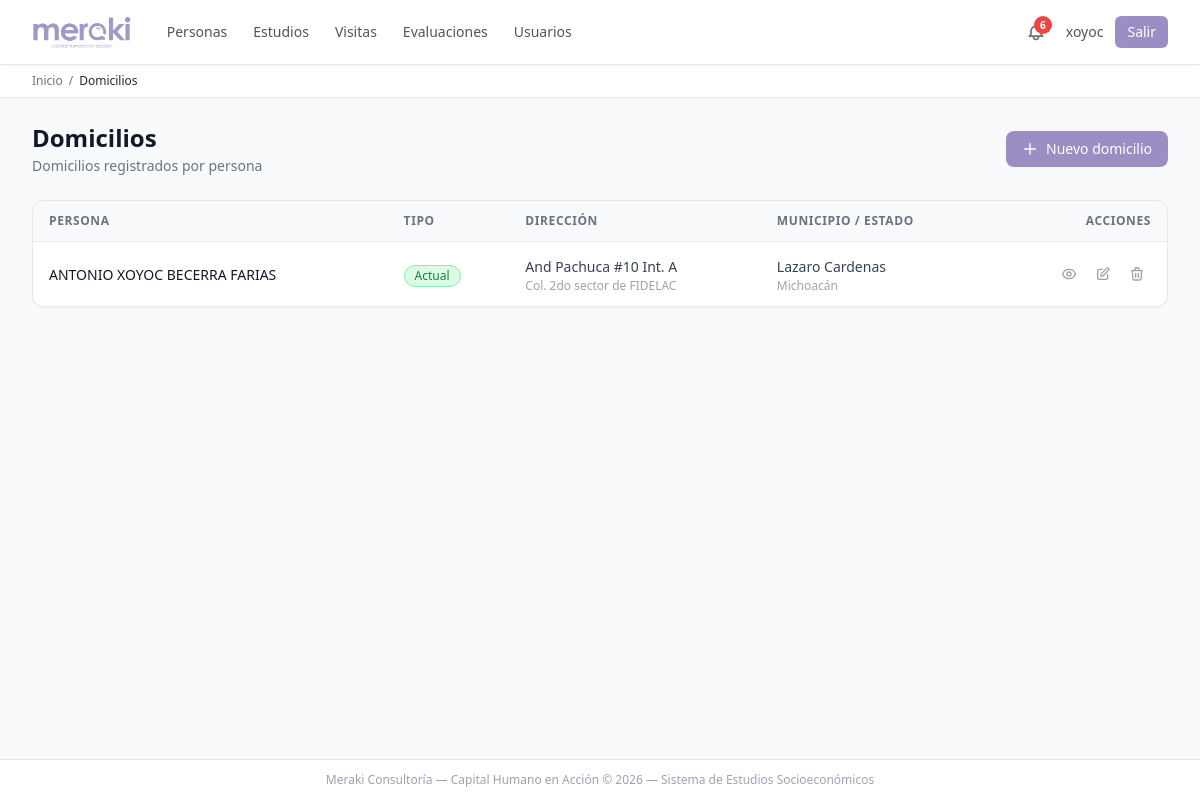
Page /domicilios/ (signed in) on the earlier database version.
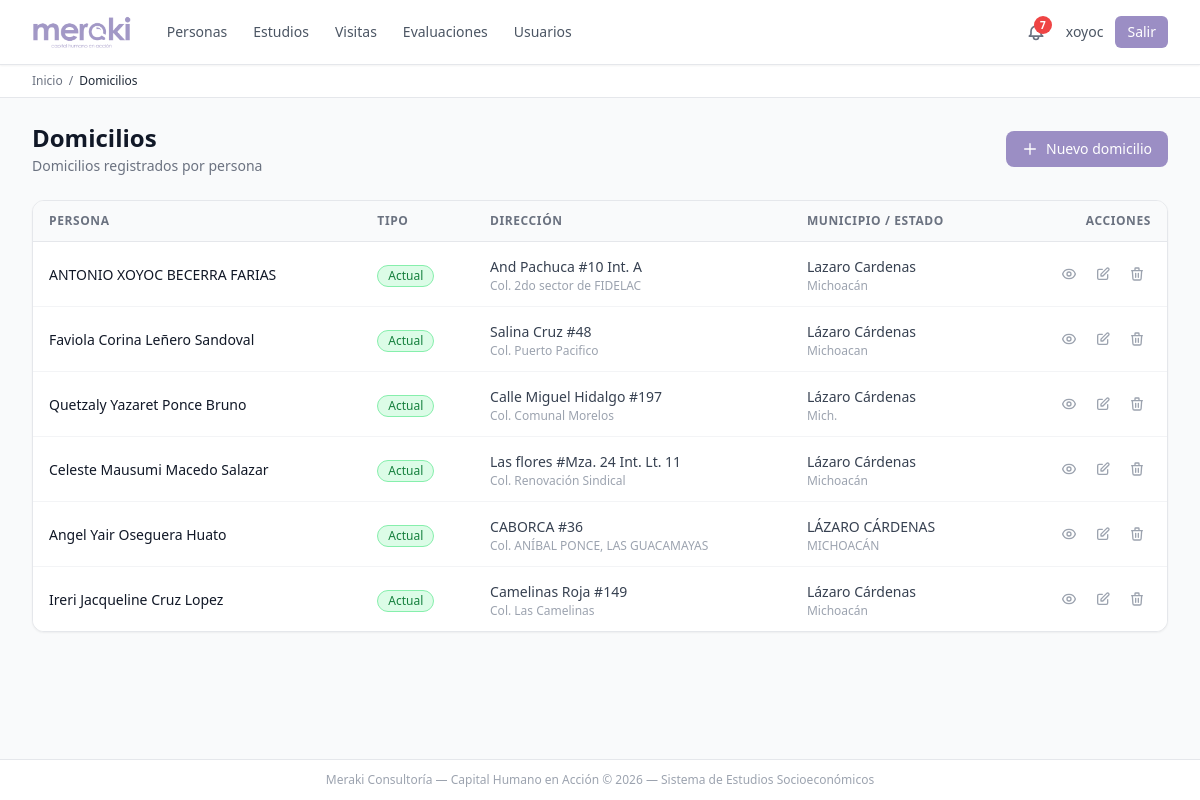
Same page on the later database version.
### apps/domicilios/models.py (models this page shows, shortened)
class Domicilio(TimestampModel):
    persona = models.ForeignKey(Persona, on_delete=models.CASCADE, related_name='domicilios')
    TIPO_DOMICILIO = [
        ('ACT', 'Actual'),
        ('ANT', 'Anterior'),
        ('REF', 'Referencia'),
    ]
    tipo = models.CharField(max_length=3, choices=TIPO_DOMICILIO, default='ACT')
    calle = models.CharField(max_length=200)
    numero_exterior = models.CharField(max_length=20)
    numero_interior = models.CharField(max_length=20, blank=True)
    entre_calles = models.CharField(max_length=200, blank=True)
    colonia = models.CharField(max_length=100)
    codigo_postal = models.CharField(max_length=5)
    municipio = models.CharField(max_length=100)
    estado = models.CharField(max_length=100)
    pais = models.CharField(max_length=100, default='México')
    TIPO_VIVIENDA = [
        ('PRO', 'Propia'),
        ('PROHIP', 'Propia con hipoteca'),
        ('REN', 'Rentada'),
        ('PRE', 'Prestada'),
        ('FAM', 'Familiar'),
        ('OTR', 'Otro'),
    ]
    tipo_vivienda = models.CharField(max_length=6, choices=TIPO_VIVIENDA, blank=True)
    TIPO_INMUEBLE = [
        ('CAS', 'Casa'),
        ('DEP', 'Departamento'),
    ]
    tipo_inmueble = models.CharField(
        max_length=3, choices=TIPO_INMUEBLE, blank=True,
        verbose_name='Tipo de inmueble'
    )
    propietario_nombre = models.CharField(
        max_length=200, blank=True,
        verbose_name='Nombre del propietario / A nombre de quién está el domicilio'
    )
    material_construccion = models.CharField(max_length=100, blank=True)
    numero_habitaciones = models.IntegerField(
        validators=[MinValueValidator(1)], null=True, blank=True
    )
    numero_niveles = models.IntegerField(default=1)
    superficie_m2 = models.DecimalField(
        max_digits=8, decimal_places=2, null=True, blank=True,
        verbose_name='Superficie aproximada (m²)'
    )
    valor_inmueble = models.DecimalField(
        max_digits=14, decimal_places=2, null=True, blank=True,
        verbose_name='Valor aproximado del inmueble'
    )
    RANGO_VALOR = [
        ('R1', '$1,000 - $10,000'),
        ('R2', '$10,000 - $20,000'),
        ('R3', '$20,000 - $50,000'),
        ('R4', 'Más de $50,000'),
    ]
    valor_muebles = models.CharField(
        max_length=2, choices=RANGO_VALOR, blank=True,
        verbose_name='Valor aproximado de muebles'
    )
    valor_electrodomesticos = models.CharField(
        max_length=2, choices=RANGO_VALOR, blank=True,
        verbose_name='Valor aproximado de electrodomésticos'
    )
    tiene_agua = models.BooleanField(default=False, verbose_name='Agua')
    tiene_luz = models.BooleanField(default=False, verbose_name='Luz')
    tiene_drenaje = models.BooleanField(default=False, verbose_name='Drenaje / Alcantarillado')
    tiene_gas = models.BooleanField(default=False, verbose_name='Gas')
    tiene_internet = models.BooleanField(default=False, verbose_name='Internet')
    tiene_tv_cable = models.BooleanField(default=False, verbose_name='TV de paga / Cable')
    tiene_pavimentacion = models.BooleanField(default=False, verbose_name='Pavimentación')
    tiene_telefono_domicilio = models.BooleanField(default=False, verbose_name='Teléfono fijo en el domicilio')
    tiene_sala = models.BooleanField(default=False, verbose_name='Sala')
    tiene_cocina = models.BooleanField(default=False, verbose_name='Cocina')
    tiene_comedor = models.BooleanField(default=False, verbose_name='Comedor')
    tiene_patio_servicio = models.BooleanField(default=False, verbose_name='Patio de servicio')
    tiene_cochera = models.BooleanField(default=False, verbose_name='Cochera')
    tiene_piso = models.BooleanField(default=False, verbose_name='Piso (mosaico/madera/porcelanato)')
    tiene_piso_cemento = models.BooleanField(default=False, verbose_name='Piso de cemento')
    tiene_enjarre = models.BooleanField(default=False, verbose_name='Enjarre en las paredes')
    tiene_paredes_sin_enjarre = models.BooleanField(default=False, verbose_name='Paredes sin enjarre')
    tiene_techo_lamina = models.BooleanField(default=False, verbose_name='Techo de lámina')
    tiene_loza = models.BooleanField(default=False, verbose_name='Loza')
    tiene_puertas = models.BooleanField(default=False, verbose_name='Puertas')
    ORDEN_LIMPIEZA = [
        ('BUE', 'Bueno'),
        ('REG', 'Regular'),
        ('MAL', 'Malo'),
    ]
    orden_limpieza = models.CharField(
        max_length=3, choices=ORDEN_LIMPIEZA, blank=True,
        verbose_name='Orden, mantenimiento y limpieza del inmueble'
    )
    observaciones_inmueble = models.TextField(
        blank=True,
        verbose_name='Observaciones del inmueble'
    )
    tiempo_residencia_anios = models.IntegerField(
        validators=[MinValueValidator(0)], null=True, blank=True,
        verbose_name='Tiempo de residencia en años'
    )
    tiempo_residencia_meses = models.IntegerField(
        validators=[MinValueValidator(0), MaxValueValidator(11)], null=True, blank=True
    )
    latitud = models.DecimalField(
        max_digits=9, decimal_places=6, null=True, blank=True,
        verbose_name='Latitud GPS'
    )
    longitud = models.DecimalField(
        max_digits=9, decimal_places=6, null=True, blank=True,
        verbose_name='Longitud GPS'
    )
    class Meta:
        verbose_name_plural = "Domicilios"

### apps/personas/models.py (models this page shows, shortened)
class Persona(TimestampModel):
    folio = models.CharField(max_length=20, unique=True, editable=False)
    nombre = models.CharField(max_length=100)
    apellido_paterno = models.CharField(max_length=100)
    apellido_materno = models.CharField(max_length=100, blank=True)
    fecha_nacimiento = models.DateField(null=True, blank=True)
    lugar_nacimiento = models.CharField(max_length=200, blank=True, verbose_name='Lugar de nacimiento')
    TIPO_IDENTIFICACION = [
        ('INE', 'INE/IFE'),
        ('PAS', 'Pasaporte'),
        ('CED', 'Cédula Profesional'),
        ('CAR', 'Cartilla Militar'),
        ('OTR', 'Otro'),
    ]
    tipo_identificacion = models.CharField(max_length=3, choices=TIPO_IDENTIFICACION, blank=True)
    numero_identificacion = models.CharField(max_length=50, blank=True)
    curp = models.CharField(max_length=18, blank=True, validators=[RegexValidator(r'^$|^[A-Z0-9]{18}$', 'CURP inválida (debe tener 18 caracteres alfanuméricos en mayúsculas)')])
    rfc = models.CharField(max_length=13, blank=True, validators=[RegexValidator(r'^[A-Z&Ñ]{4}\d{6}[A-Z0-9]{3}$', 'RFC inválido')])
    nss = models.CharField(max_length=11, blank=True, verbose_name='NSS (Número de Seguridad Social)')
    licencia_manejo_folio = models.CharField(max_length=50, blank=True, verbose_name='Folio de licencia de manejo')
    cartilla_militar_folio = models.CharField(max_length=50, blank=True, verbose_name='Folio de cartilla militar')
    acta_nacimiento_numero = models.CharField(max_length=50, blank=True, verbose_name='Número de acta de nacimiento')
    email = models.EmailField()
    telefono_movil = models.CharField(max_length=15)
    telefono_fijo = models.CharField(max_length=15, blank=True)
    facebook_perfil = models.CharField(max_length=200, blank=True, verbose_name='Perfil de Facebook')
    ESTADO_CIVIL = [
        ('SOL', 'Soltero/a'),
        ('CAS', 'Casado/a'),
        ('ULB', 'Unión Libre'),
        ('DIV', 'Divorciado/a'),
        ('VIU', 'Viudo/a'),
        ('SEP', 'Separado/a'),
        ('OTR', 'Otro'),
    ]
    estado_civil = models.CharField(max_length=3, choices=ESTADO_CIVIL, blank=True)
    numero_dependientes = models.IntegerField(default=0, validators=[MinValueValidator(0)])
    peso = models.DecimalField(
        max_digits=5, decimal_places=2, null=True, blank=True,
        verbose_name='Peso (kg)',
        validators=[MinValueValidator(0), MaxValueValidator(999)]
    )
    estatura = models.DecimalField(
        max_digits=5, decimal_places=2, null=True, blank=True,
        verbose_name='Estatura (cm)',
        validators=[MinValueValidator(0), MaxValueValidator(999)]
    )
    historial_residencias = models.TextField(
        blank=True,
        verbose_name='Historial de residencias anteriores',
        help_text='Lugar, período (año inicio-fin) y motivo del cambio de residencia'
    )
    periodos_sin_laborar = models.TextField(
        blank=True,
        verbose_name='Períodos sin laborar',
        help_text='Período (mes/año inicio-fin) y actividad durante ese tiempo'
    )
    actividades_tiempo_libre = models.TextField(
        blank=True,
        verbose_name='Actividades en tiempo libre',
        help_text='Tipo de actividad, frecuencia y tiempo dedicado'
    )
    activo = models.BooleanField(default=True)
    class Meta:
        verbose_name_plural = "Personas"
        indexes = [
            models.Index(fields=['folio']),
            models.Index(fields=['curp']),
            models.Index(fields=['apellido_paterno', 'apellido_materno', 'nombre']),
        ]
    @property
    def nombre_completo(self):
        return f"{self.nombre} {self.apellido_paterno} {self.apellido_materno}".strip()

### apps/domicilios/views.py (the view)
# urls.py: path('', views.DomicilioListView.as_view(), name='domicilio_list'),
class DomicilioListView(LoginRequiredMixin, ListView):
    model = Domicilio
    context_object_name = 'domicilios'
    paginate_by = 25

### apps/notificaciones/context_processors.py (called while the page is built)
def notif_count(request):
    if not request.user.is_authenticated:
        return {'notif_count_global': 0}
    count = Notificacion.objects.filter(
        usuario=request.user, leida=False
    ).count()
    return {'notif_count_global': count}

### apps/usuarios/context_processors.py (called while the page is built, shortened)
def perfil_usuario(request):
    if request.user.is_superuser:
        return {
            'perfil_usuario': None,
            'es_analista': True,
            'es_inspector': False,
            'es_auditor': False,
            'modulos_permitidos': _TODOS_LOS_MODULOS,
        }

### templates/domicilios/domicilio_list.html (shortened to what the changed rows need)
{% extends "base.html" %}
{% block content %}
<div class="flex flex-col sm:flex-row sm:items-center sm:justify-between gap-4 mb-6">
  <div>
    <h1 class="text-2xl font-bold text-gray-900">Domicilios</h1>
  </div>
</div>
{% if domicilios %}
<div class="bg-white rounded-xl shadow-sm border border-gray-200 overflow-hidden">
  <div class="overflow-x-auto">
    <table class="min-w-full divide-y divide-gray-200">
      <thead class="bg-gray-50">
        <tr>
          <th scope="col" class="px-4 py-3 text-left text-xs font-semibold text-gray-500 uppercase tracking-wider">
            Persona
          </th>
          <th scope="col" class="px-4 py-3 text-left text-xs font-semibold text-gray-500 uppercase tracking-wider">
            Tipo
          </th>
          <th scope="col" class="px-4 py-3 text-left text-xs font-semibold text-gray-500 uppercase tracking-wider hidden sm:table-cell">
            Dirección
          </th>
          <th scope="col" class="px-4 py-3 text-left text-xs font-semibold text-gray-500 uppercase tracking-wider hidden md:table-cell">
            Municipio / Estado
          </th>
          <th scope="col" class="px-4 py-3 text-right text-xs font-semibold text-gray-500 uppercase tracking-wider">
            Acciones
          </th>
        </tr>
      </thead>
      <tbody class="bg-white divide-y divide-gray-100">
        {% for d in domicilios %}
        <tr class="hover:bg-purple-50 transition-colors">
          <td class="px-4 py-3">
            <span class="text-sm font-medium text-gray-900">{{ d.persona.nombre_completo }}</span>
          </td>
          <td class="px-4 py-3 whitespace-nowrap">
            {% if d.tipo == 'ACT' %}
            <span class="inline-flex items-center px-2.5 py-0.5 rounded-full text-xs font-medium bg-green-100 text-green-700 border border-green-300">
              {{ d.get_tipo_display }}
            </span>
            {% elif d.tipo == 'ANT' %}
            <span class="inline-flex items-center px-2.5 py-0.5 rounded-full text-xs font-medium bg-gray-100 text-gray-600 border border-gray-300">
              {{ d.get_tipo_display }}
            </span>
            {% elif d.tipo == 'REF' %}
            <span class="inline-flex items-center px-2.5 py-0.5 rounded-full text-xs font-medium bg-blue-100 text-blue-700 border border-blue-300">
              {{ d.get_tipo_display }}
            </span>
            {% endif %}
          </td>
          <td class="px-4 py-3 hidden sm:table-cell">
            <span class="text-sm text-gray-700">{{ d.calle }} #{{ d.numero_exterior }}{% if d.numero_interior %} Int. {{ d.numero_interior }}{% endif %}</span>
            <span class="block text-xs text-gray-400">Col. {{ d.colonia }}</span>
          </td>
          <td class="px-4 py-3 hidden md:table-cell">
            <span class="text-sm text-gray-700">{{ d.municipio }}</span>
            <span class="block text-xs text-gray-400">{{ d.estado }}</span>
          </td>
          <td class="px-4 py-3 whitespace-nowrap text-right">
            <div class="flex items-center justify-end gap-1.5">
              <a href="{% url 'domicilios:domicilio_detail' pk=d.pk %}"
                 class="p-1.5 text-gray-400 hover:text-purple-600 hover:bg-purple-50 rounded-md transition-colors"
                 title="Ver detalle">
              </a>
              <a href="{% url 'domicilios:domicilio_update' pk=d.pk %}"
                 class="p-1.5 text-gray-400 hover:text-blue-600 hover:bg-blue-50 rounded-md transition-colors"
                 title="Editar">
                <svg class="h-4 w-4" fill="none" viewBox="0 0 24 24" stroke="currentColor" stroke-width="2">
                  <path stroke-linecap="round" stroke-linejoin="round" d="M11 5H6a2 2 0 00-2 2v11a2 2 0 002 2h11a2 2 0 002-2v-5m-1.414-9.414a2 2 0 112.828 2.828L11.828 15H9v-2.828l8.586-8.586z"/>
                </svg>
              </a>
              <a href="{% url 'domicilios:domicilio_delete' pk=d.pk %}"
                 class="p-1.5 text-gray-400 hover:text-red-600 hover:bg-red-50 rounded-md transition-colors"
                 title="Eliminar">
                <svg class="h-4 w-4" fill="none" viewBox="0 0 24 24" stroke="currentColor" stroke-width="2">
                  <path stroke-linecap="round" stroke-linejoin="round" d="M19 7l-.867 12.142A2 2 0 0116.138 21H7.862a2 2 0 01-1.995-1.858L5 7m5 4v6m4-6v6m1-10V4a1 1 0 00-1-1h-4a1 1 0 00-1 1v3M4 7h16"/>
                </svg>
              </a>
            </div>
          </td>
        </tr>
        {% endfor %}
      </tbody>
    </table>
  </div>
</div>
{% else %}
{% url 'domicilios:domicilio_create' as create_url %}
{% endif %}
{% endblock %}

Differences in the rows shown:
added Domicilio: persona.nombre_completo "Faviola Corina Leñero Sandoval", tipo "Actual", calle "Salina Cruz", numero_exterior "48", colonia "Puerto Pacifico", municipio "Lázaro Cárdenas", estado "Michoacan"
added Domicilio: persona.nombre_completo "Quetzaly Yazaret Ponce Bruno", tipo "Actual", calle "Calle Miguel Hidalgo", numero_exterior "197", colonia "Comunal Morelos", municipio "Lázaro Cárdenas", estado "Mich."
added Domicilio: persona.nombre_completo "Celeste Mausumi Macedo Salazar", tipo "Actual", calle "Las flores", numero_exterior "Mza. 24", numero_interior "Lt. 11", colonia "Renovación Sindical", municipio "Lázaro Cárdenas", estado "Michoacán"
added Domicilio: persona.nombre_completo "Angel Yair Oseguera Huato", tipo "Actual", calle "CABORCA", numero_exterior "36", colonia "ANÍBAL PONCE, LAS GUACAMAYAS", municipio "LÁZARO CÁRDENAS", estado "MICHOACÁN"
added Domicilio: persona.nombre_completo "Ireri Jacqueline Cruz Lopez", tipo "Actual", calle "Camelinas Roja", numero_exterior "149", colonia "Las Camelinas", municipio "Lázaro Cárdenas", estado "Michoacán"
Other differences:
{{ notif_count }}: "6" → "7"
